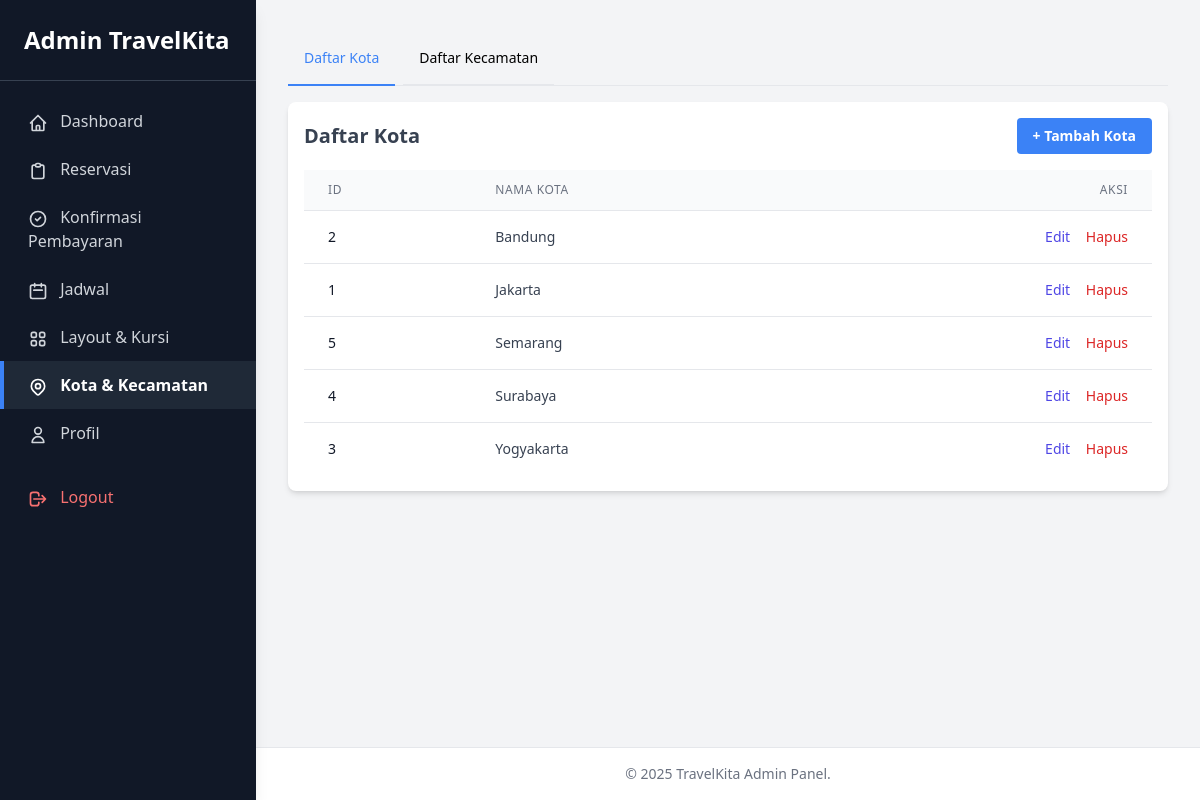
Screenshot of /admin/manage_kota.php (signed in) with the database file from the repository.
### tables this page shows
CREATE TABLE `kota` (
  `id_kota` int(11) NOT NULL,
  `nama_kota` varchar(100) NOT NULL,
  `created_at` timestamp NOT NULL DEFAULT current_timestamp(),
  `updated_at` timestamp NOT NULL DEFAULT current_timestamp() ON UPDATE current_timestamp()
);

### admin/manage_kota.php (the view, shortened to what this page needs)
<?php
require_once __DIR__ . '/../templates/partials/admin_header.php';
require_once __DIR__ . '/../config/database.php';
$sql_kota = "SELECT id_kota, nama_kota FROM kota ORDER BY nama_kota ASC";
$result_kota = $conn->query($sql_kota);
$kota_list = [];
if ($result_kota && $result_kota->num_rows > 0) {
    while ($row = $result_kota->fetch_assoc()) {
        $kota_list[] = $row;
    }
}
?>
<div class="mb-4 border-b border-gray-200">
    <ul class="flex flex-wrap -mb-px text-sm font-medium text-center" id="myTab" data-tabs-toggle="#myTabContent" role="tablist">
        <li class="mr-2" role="presentation">
            <button class="inline-block p-4 border-b-2 rounded-t-lg" id="kota-tab" data-tabs-target="#kota" type="button" role="tab" aria-controls="kota" aria-selected="true">Daftar Kota</button>
        </li>
        <li class="mr-2" role="presentation">
            <button class="inline-block p-4 border-b-2 rounded-t-lg hover:text-gray-600 hover:border-gray-300" id="kecamatan-tab" data-tabs-target="#kecamatan" type="button" role="tab" aria-controls="kecamatan" aria-selected="false">Daftar Kecamatan</button>
        </li>
    </ul>
</div>
<div id="myTabContent">
    <div class="hidden p-4 rounded-lg bg-white shadow-md" id="kota" role="tabpanel" aria-labelledby="kota-tab">
        <div class="flex justify-between items-center mb-4">
            <h2 class="text-xl font-semibold text-gray-700">Daftar Kota</h2>
            <button onclick="openModal('modal-kota', null)" class="bg-primary hover:bg-blue-700 text-white font-bold py-2 px-4 rounded text-sm transition duration-300">
                + Tambah Kota
            </button>
        </div>
        <div class="overflow-x-auto">
            <table class="min-w-full divide-y divide-gray-200">
                <thead class="bg-gray-50">
                    <tr>
                        <th scope="col" class="px-6 py-3 text-left text-xs font-medium text-gray-500 uppercase tracking-wider">ID</th>
                        <th scope="col" class="px-6 py-3 text-left text-xs font-medium text-gray-500 uppercase tracking-wider">Nama Kota</th>
                        <th scope="col" class="px-6 py-3 text-right text-xs font-medium text-gray-500 uppercase tracking-wider">Aksi</th>
                    </tr>
                </thead>
                <tbody class="bg-white divide-y divide-gray-200">
                    <?php if (!empty($kota_list)): ?>
                        <?php foreach ($kota_list as $kota): ?>
                            <tr>
                                <td class="px-6 py-4 whitespace-nowrap text-sm font-medium text-gray-900"><?php echo $kota['id_kota']; ?></td>
                                <td class="px-6 py-4 whitespace-nowrap text-sm text-gray-700"><?php echo htmlspecialchars($kota['nama_kota']); ?></td>
                                <td class="px-6 py-4 whitespace-nowrap text-right text-sm font-medium">
                                    <button onclick='openModal("modal-kota", <?php echo json_encode($kota); ?>)' class="text-indigo-600 hover:text-indigo-900 mr-3">Edit</button>
                                    <button onclick='showDeleteConfirmation("kota", <?php echo $kota['id_kota']; ?>, "<?php echo htmlspecialchars($kota['nama_kota']); ?>")' class="text-red-600 hover:text-red-900">Hapus</button>
                                </td>
                            </tr>
                        <?php endforeach; ?>
                    <?php else: ?>
                        <tr>
                            <td colspan="3" class="px-6 py-4 text-center text-sm text-gray-500">Belum ada data kota.</td>
                        </tr>
                    <?php endif; ?>
                </tbody>
            </table>
        </div>
    </div>
</div>
<?php
require_once __DIR__ . '/../templates/partials/admin_footer.php';
?>

### rows the page displays
kota: id_kota "2", nama_kota "Bandung"
kota: id_kota "1", nama_kota "Jakarta"
kota: id_kota "5", nama_kota "Semarang"
kota: id_kota "4", nama_kota "Surabaya"
kota: id_kota "3", nama_kota "Yogyakarta"
